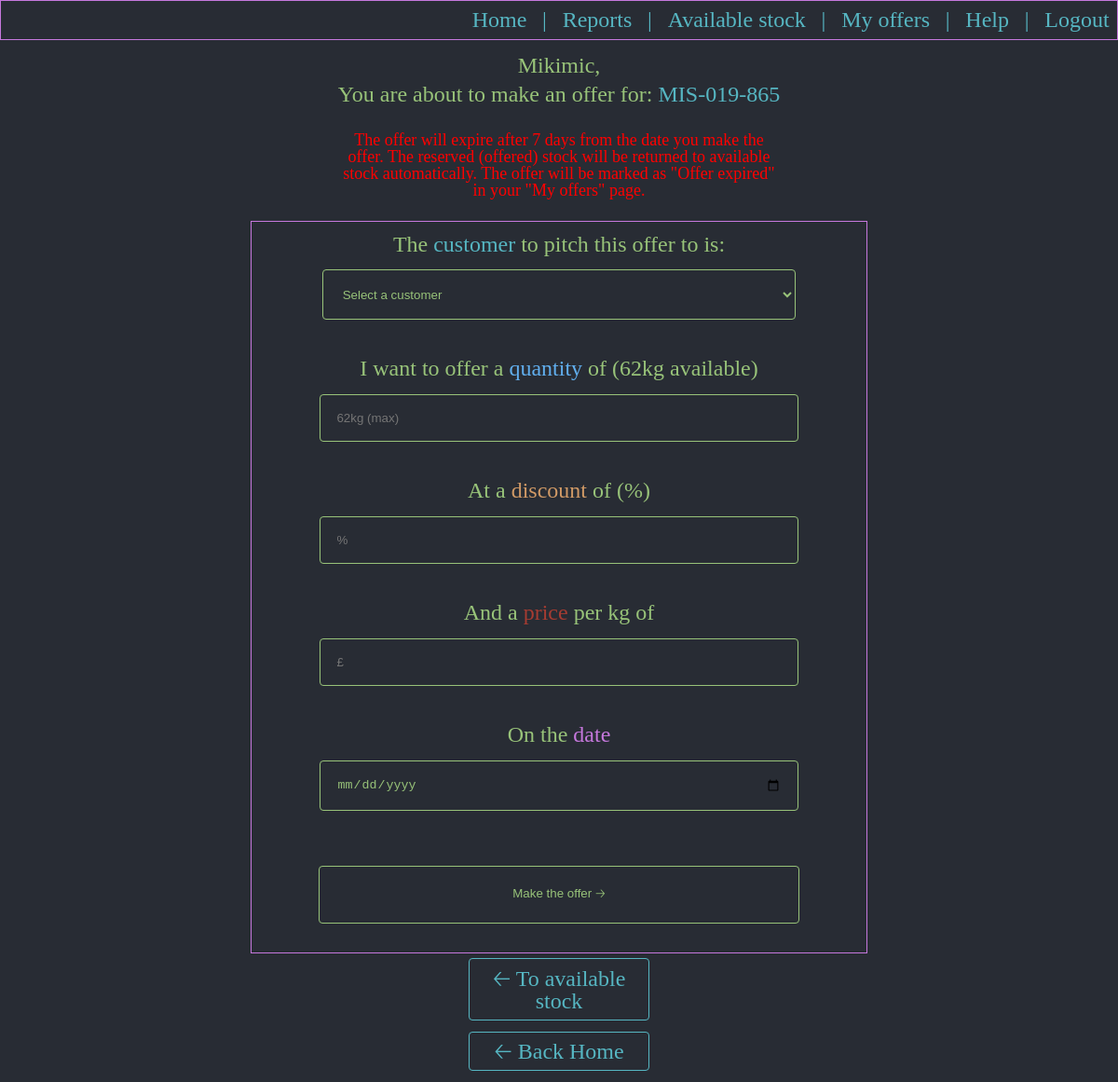
Before: /usersmakeoffer/238 (signed in) with the older database file.
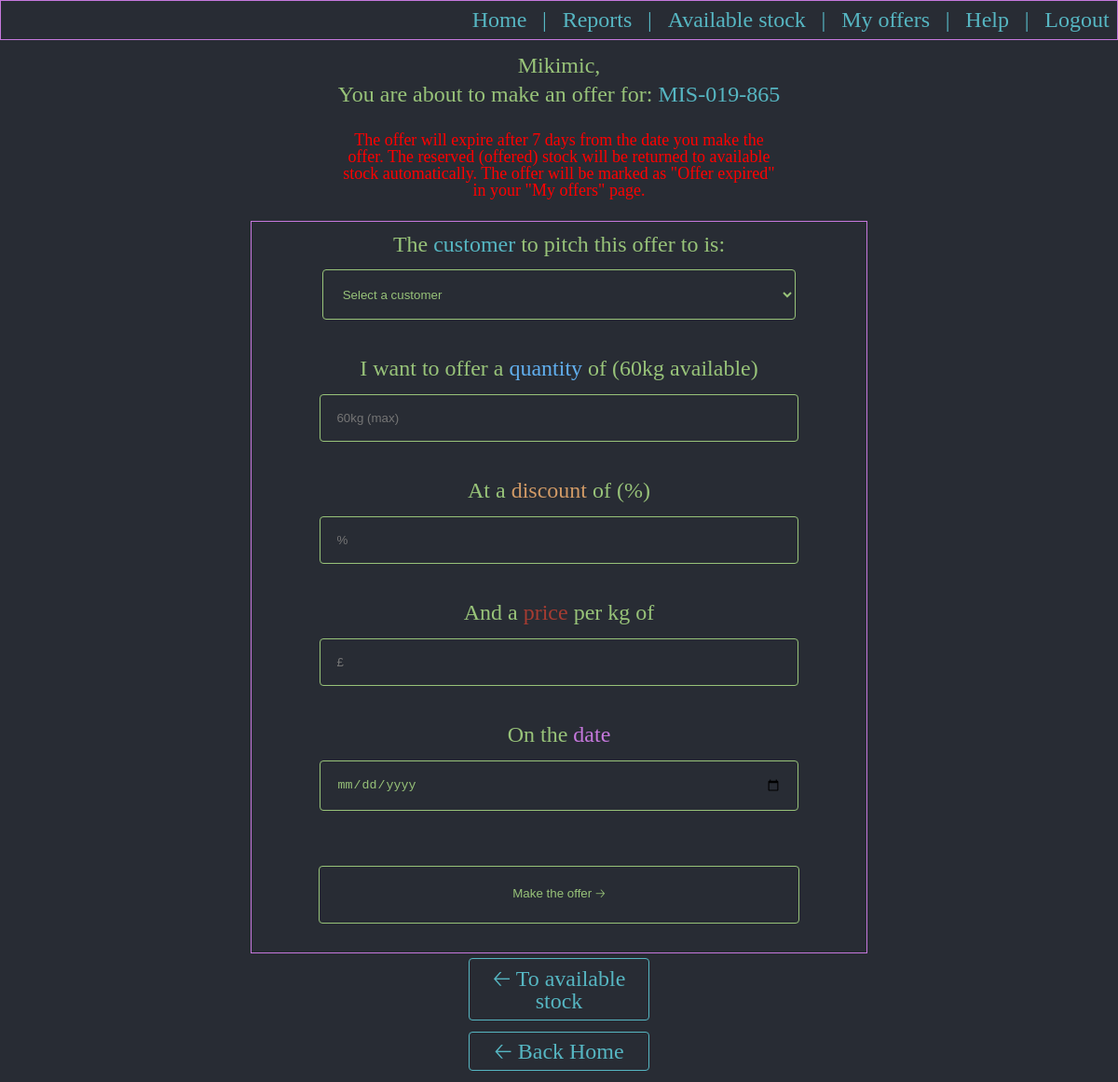
After: the same page with the newer database file.
### aged/models.py (models this page shows, shortened)
class AvailableStock(models.Model):
    available_product = models.ForeignKey(Products, null=True, blank=True, on_delete=models.RESTRICT)
    stock_location = models.ForeignKey(LocationsForStocks, null=True, blank=True, on_delete=models.RESTRICT)
    expiration_date = models.DateField()
    batch = models.CharField(max_length = 100)
    original_quantity_in_kg = models.IntegerField()
    under_offer_quantity_in_kg = models.IntegerField(default=0)
    sold_quantity_in_kg = models.IntegerField(default=0)
    available_quantity_in_kg = models.IntegerField()
    class Meta:
        verbose_name_plural = 'Available stock'

class Products(models.Model):
    cod_material = models.CharField(max_length=100)
    description = models.CharField(max_length=200, null=True, blank=True)
    product_brand = models.ForeignKey(Brands, null=True, blank=True, on_delete=models.SET_NULL)
    product_material_type = models.ForeignKey(MaterialType, null=True, blank=True, on_delete=models.SET_NULL)
    def __str__(self):
        return self.cod_material
    class Meta:
        verbose_name_plural = 'Products'

### aged/views.py (the view, shortened to what this page needs)
# urls.py: path('usersmakeoffer/<str:itm_id>', views.usersmakeoffer, name='usersmakeoffer'),
@login_required
def usersmakeoffer(request, itm_id):
    stock_item = AvailableStock.objects.filter(id=itm_id).get()
    customers = Customers.objects.filter(salesperson_owning_account=request.user.id).order_by('customer_name')
    theSpecificStock = AvailableStock.objects.filter(id = itm_id).get()
    if request.method == 'GET':
        return render(request, 'aged/usersmakeoffer.html', {'stock_item': stock_item, 'customers': customers})

### aged/templates/aged/usersmakeoffer.html (shortened to what this page needs)
{% extends 'aged/base.html' %}
{% load static %}
{% block body %}
<div class="div_menu_no_border" id="mainDiv">
  <p class="p_menu">{{user}}, </p>
  <p class="p_menu">You are about to make an offer for: <span class="table_customer">{{ stock_item.available_product }}</span></p>
  <br>
  <p class="p_notification">The offer will expire after 7 days from the date you make the offer. The reserved (offered) stock will be returned to available stock automatically. The offer will be marked as "Offer expired" in your "My offers" page.</p>
  <br>
  <form class="form_offer" method="post">
    <label class="label_input">The <span class="table_customer">customer</span> to pitch this offer to is:</label>
    <select name="customer" class="input_offer_select" required>
      <option value="" disabled selected>Select a customer</option>
    </select>
    <br>
    <br>
    <label class="label_input">I want to offer a <span class="table_sku">quantity</span> of ({{ stock_item.available_quantity_in_kg }}kg available)</label>
    <input class="input_offer" type="number" name="quantity" min="0" max="{{ stock_item.available_quantity_in_kg }}" step="1" placeholder="{{ stock_item.available_quantity_in_kg }}kg (max)" required>
    <br>
    <br>
    <label class="label_input">At a <span class="table_status_offered">discount</span> of (%)</label>
    <input class="input_offer" type="number" min="0" max="100" step="0.1" name="discount_in_percent" placeholder="%" required>
    <br>
    <br>
    <label class="label_input">And a <span class="table_status_declined">price</span> per kg of</label>
    <input class="input_offer" type="number" name="price" min="0" max="100" step="0.01" placeholder="£" required>
    <br>
    <br>
    <label class="label_input">On the <span class="table_date">date</span></label>
    <br>
    <input class="input_offer" type="date" name="date_of_offer" required>
    <br>
    <br>
    <button class="input_form_submit_offer" name="postOne" type="submit" value="A" id="subBut">Make the offer 🡢</button>
  </form>
  <a class="a_menu" href="{% url 'userseallstock' %}">🡠 To available stock</a>
  <a class="a_menu" href="{% url 'home' %}">🡠 Back Home</a>
</div>
{% endblock %}

Changed rows visible on the page:
changed AvailableStock "MIS-019-865": available_quantity_in_kg "62" → "60"; quantity "62kg (max)" → "60kg (max)"
